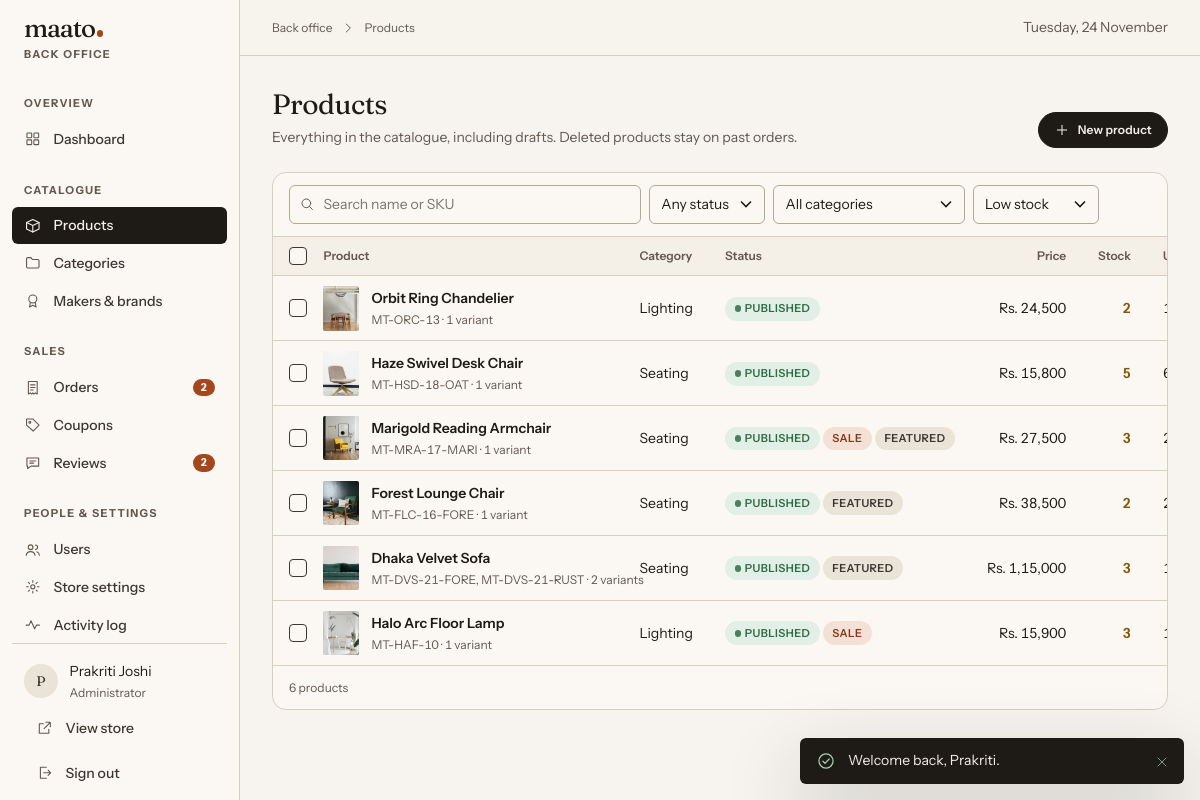
Page /suman-ecom/admin/products?stock=low (signed in) on the committed database.
### tables this page shows
CREATE TABLE users (
    id            INT UNSIGNED     NOT NULL AUTO_INCREMENT,
    role_id       TINYINT UNSIGNED NOT NULL,
    name          VARCHAR(120)     NOT NULL,
    email         VARCHAR(190)     NOT NULL,
    phone         VARCHAR(20)      NULL,
    password_hash VARCHAR(255)     NOT NULL,
    avatar_path   VARCHAR(255)     NULL,
    is_blocked    TINYINT(1)       NOT NULL DEFAULT 0,
    last_login_at DATETIME         NULL,
    created_at    DATETIME         NOT NULL DEFAULT CURRENT_TIMESTAMP,
    updated_at    DATETIME         NOT NULL DEFAULT CURRENT_TIMESTAMP ON UPDATE CURRENT_TIMESTAMP,
    PRIMARY KEY (id),
    UNIQUE KEY uq_users_email (email),
    KEY idx_users_role (role_id),
    KEY idx_users_created (created_at),
    CONSTRAINT fk_users_role FOREIGN KEY (role_id) REFERENCES roles (id) ON UPDATE CASCADE
);

CREATE TABLE roles (
    id          TINYINT UNSIGNED NOT NULL AUTO_INCREMENT,
    slug        VARCHAR(20)  NOT NULL,
    name        VARCHAR(50)  NOT NULL,
    description VARCHAR(255) NULL,
    PRIMARY KEY (id),
    UNIQUE KEY uq_roles_slug (slug)
);

CREATE TABLE products (
    id                INT UNSIGNED  NOT NULL AUTO_INCREMENT,
    category_id       INT UNSIGNED  NOT NULL,
    brand_id          INT UNSIGNED  NULL,
    name              VARCHAR(160)  NOT NULL,
    slug              VARCHAR(180)  NOT NULL,
    short_description VARCHAR(255)  NOT NULL DEFAULT '',
    description       TEXT          NOT NULL,
    details           TEXT          NULL COMMENT 'Materials, dimensions and care, one per line',
    price             DECIMAL(12,2) NOT NULL,
    sale_price        DECIMAL(12,2) NULL,
    sale_starts_at    DATETIME      NULL,
    sale_ends_at      DATETIME      NULL,
    status            ENUM('draft','published') NOT NULL DEFAULT 'draft',
    is_featured       TINYINT(1)    NOT NULL DEFAULT 0,
    size_guide        ENUM('bedding','rug','furniture') NULL,
    meta_title        VARCHAR(160)  NULL,
    meta_description  VARCHAR(255)  NULL,
    created_at        DATETIME      NOT NULL DEFAULT CURRENT_TIMESTAMP,
    updated_at        DATETIME      NOT NULL DEFAULT CURRENT_TIMESTAMP ON UPDATE CURRENT_TIMESTAMP,
    deleted_at        DATETIME      NULL,
    PRIMARY KEY (id),
    UNIQUE KEY uq_products_slug (slug),
    KEY idx_products_listing (status, deleted_at, created_at),
    KEY idx_products_category (category_id),
    KEY idx_products_brand (brand_id),
    FULLTEXT KEY ft_products_search (name, short_description, description),
    CONSTRAINT fk_products_category FOREIGN KEY (category_id) REFERENCES categories (id) ON DELETE RESTRICT,
    CONSTRAINT fk_products_brand FOREIGN KEY (brand_id) REFERENCES brands (id) ON DELETE SET NULL,
    CONSTRAINT chk_products_price CHECK (price >= 0 AND (sale_price IS NULL OR sale_price >= 0))
);

CREATE TABLE categories (
    id          INT UNSIGNED NOT NULL AUTO_INCREMENT,
    parent_id   INT UNSIGNED NULL,
    name        VARCHAR(100) NOT NULL,
    slug        VARCHAR(120) NOT NULL,
    tagline     VARCHAR(160) NULL,
    description TEXT         NULL,
    image_path  VARCHAR(255) NULL,
    sort_order  SMALLINT     NOT NULL DEFAULT 0,
    is_active   TINYINT(1)   NOT NULL DEFAULT 1,
    created_at  DATETIME     NOT NULL DEFAULT CURRENT_TIMESTAMP,
    updated_at  DATETIME     NOT NULL DEFAULT CURRENT_TIMESTAMP ON UPDATE CURRENT_TIMESTAMP,
    PRIMARY KEY (id),
    UNIQUE KEY uq_categories_slug (slug),
    KEY idx_categories_parent (parent_id, sort_order),
    CONSTRAINT fk_categories_parent FOREIGN KEY (parent_id) REFERENCES categories (id) ON DELETE RESTRICT
);

### app/Views/admin/products/_table.php (the view, shortened to what the rows shown need)
<?php $low = (int) setting('low_stock_threshold', 5); ?>
<div class="table-wrap">
  <table class="data-table">
    <thead>
      <tr>
        <th scope="col" class="col-check"><label class="check"><input type="checkbox" data-select-all aria-label="Select all products on this page"></label></th>
        <?= sort_th('Product', 'name', $filters) ?>
        <th scope="col">Category</th>
        <?= sort_th('Status', 'status', $filters) ?>
        <?= sort_th('Price', 'price', $filters, 'num') ?>
        <?= sort_th('Stock', 'stock', $filters, 'num') ?>
        <?= sort_th('Updated', 'updated', $filters) ?>
      </tr>
    </thead>
    <tbody>
      <?php foreach ($result['items'] as $p): $stock = (int) $p['stock_total']; ?>
        <tr>
          <td class="col-check"><label class="check"><input type="checkbox" name="ids[]" value="<?= (int) $p['id'] ?>" data-row-check aria-label="Select <?= e($p['name']) ?>"></label></td>
          <td>
            <div class="cell-product">
              <img src="<?= e(media($p['image'])) ?>" alt="" loading="lazy">
              <span><a href="<?= e(route('admin.products.edit', ['id' => $p['id']])) ?>"><?= e($p['name']) ?></a><span class="cell-sub"><?= e(str_limit((string) $p['skus'], 48)) ?> · <?= e(plural((int) $p['variant_count'], 'variant')) ?></span></span>
            </div>
          </td>
          <td><?= e($p['category_name']) ?></td>
          <td>
            <span class="badge badge--<?= $p['status'] === 'published' ? 'success' : 'neutral' ?>"><?= $p['status'] === 'published' ? 'Published' : 'Draft' ?></span>
            <?php if ($p['on_sale']): ?><span class="badge badge--accent badge--plain">Sale</span><?php endif; ?>
            <?php if ($p['is_featured']): ?><span class="badge badge--plain">Featured</span><?php endif; ?>
          </td>
          <td class="num"><?= e(money($p['price_min'])) ?><?= (float) $p['price_max'] > (float) $p['price_min'] ? '–' . e(money($p['price_max'], false)) : '' ?></td>
          <td class="num <?= $stock === 0 ? 'stock-out' : ($stock <= $low ? 'stock-low' : '') ?>"><?= $stock ?></td>
          <td><?= e(format_date($p['updated_at'], 'j M Y')) ?></td>
        </tr>
      <?php endforeach; ?>
    </tbody>
  </table>
</div>

### app/Views/layouts/admin.php (shortened to what the rows shown need)
<?php
$me = Auth::user();
?>
<!doctype html>
<html lang="en" class="no-js">
<head>
</head>
<body class="admin">
<div class="admin-shell">
  <aside class="sidebar" id="sidebar" data-sidebar>
    <div class="sidebar__foot">
      <div class="sidebar__user">
        <?php if ($me['avatar_path']): ?><img class="avatar" src="<?= e(media($me['avatar_path'])) ?>" alt=""><?php else: ?><span class="avatar" aria-hidden="true"><?= e(mb_strtoupper(mb_substr($me['name'], 0, 1))) ?></span><?php endif; ?>
        <span><?= e($me['name']) ?><small><?= e($me['role_name']) ?></small></span>
      </div>
    </div>
  </aside>
  <div>
    <main class="page" id="main" tabindex="-1">
      <?= $content ?>
    </main>
  </div>
</div>
</body>
</html>

### rows in the picture
users: name "P", name "Prakriti Joshi", role.name "Administrator"
products: shows a picture, name "Orbit Ring Chandelier", skus "MT-ORC-13", variant_count "1 variant", category.name "Lighting", status "PUBLISHED", price_min "Rs. 24,500", stock "2"
products: shows a picture, name "Haze Swivel Desk Chair", skus "MT-HSD-18-OAT", variant_count "1 variant", category.name "Seating", status "PUBLISHED", price_min "Rs. 15,800", stock "5"
products: shows a picture, name "Marigold Reading Armchair", skus "MT-MRA-17-MARI", variant_count "1 variant", category.name "Seating", status "PUBLISHED", shows "SALE", is_featured "FEATURED", price_min "Rs. 27,500", stock "3"
products: shows a picture, name "Forest Lounge Chair", skus "MT-FLC-16-FORE", variant_count "1 variant", category.name "Seating", status "PUBLISHED", is_featured "FEATURED", price_min "Rs. 38,500", stock "2"
products: shows a picture, name "Dhaka Velvet Sofa", skus "MT-DVS-21-FORE, MT-DVS-21-RUST", variant_count "2 variants", category.name "Seating", status "PUBLISHED", is_featured "FEATURED", price_min "Rs. 1,15,000", stock "3"
products: shows a picture, name "Halo Arc Floor Lamp", skus "MT-HAF-10", variant_count "1 variant", category.name "Lighting", status "PUBLISHED", shows "SALE", price_min "Rs. 15,900", stock "3"

### other values in the picture
mb_strtolower(setting('store_name', 'Maato')) "maato"
$group "OVERVIEW"
$label "Dashboard"
$group "CATALOGUE"
$label "Products"
$label "Categories"
$label "Makers & brands"
$group "SALES"
$label "Orders"
$count "2"
$label "Coupons"
$label "Reviews"
$group "PEOPLE & SETTINGS"
$label "Users"
$label "Store settings"
